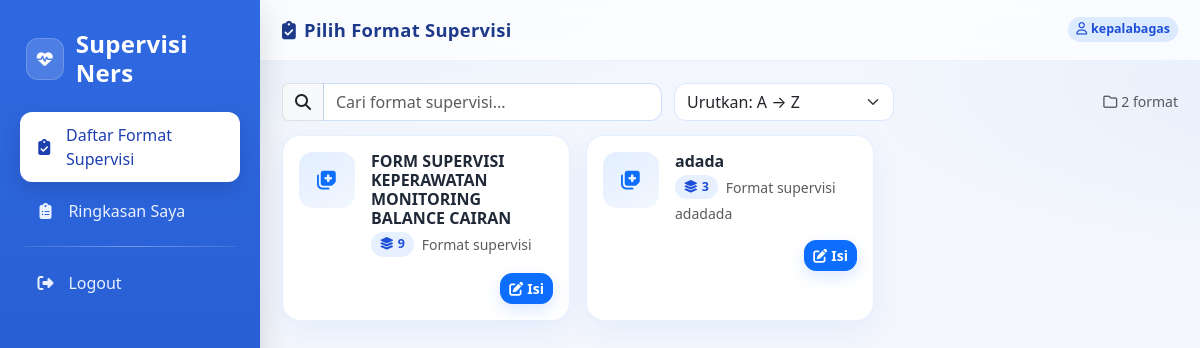
/formats/ (signed in), run on an earlier commit of the app's database.
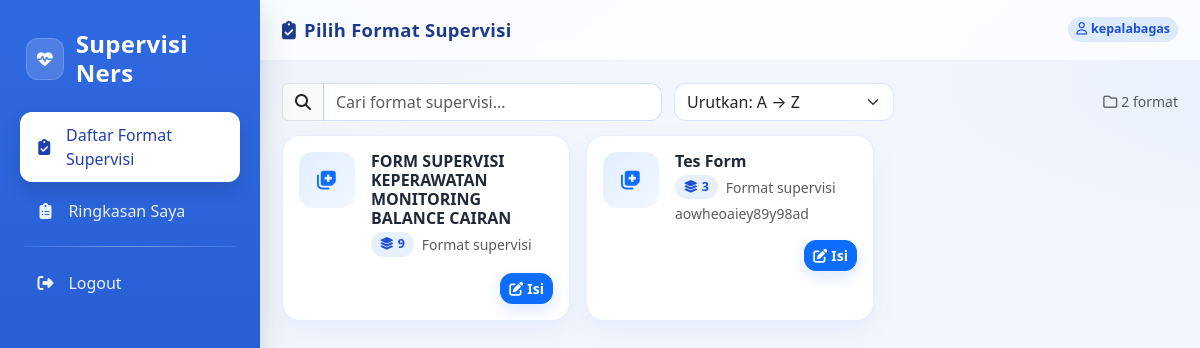
And on a later commit of the database.
### supervisi/models.py (models this page shows, shortened)
class FormatSupervisi(models.Model):
    nama = models.CharField(max_length=255)
    deskripsi = models.TextField(blank=True, null=True)
    def jumlah_aspek(self):
        return sum(item.aspek.count() for item in self.items.all())

class ItemFormat(models.Model):
    format_supervisi = models.ForeignKey(FormatSupervisi, on_delete=models.CASCADE, related_name='items')
    pertanyaan = models.TextField()
    bobot = models.FloatField(default=1)

### supervisi/views.py (the view)
# urls.py: path('formats/', views.daftar_format_supervisi, name='daftar_format_supervisi'),
@login_required
def daftar_format_supervisi(request):
    formats = FormatSupervisi.objects.all()
    return render(request, "supervisi/format_list.html", {"formats": formats})

### templates/supervisi/format_list.html (shortened to what this page needs)
{% extends 'base.html' %}
{% block pagetitle %}
  <i class="fa-solid fa-clipboard-check me-2"></i>Pilih Format Supervisi
{% endblock %}
{% block content %}
  {% if formats %}
    <div class="toolbar">
      <div class="input-group" style="max-width:380px;">
        <span class="input-group-text"><i class="fa-solid fa-magnifying-glass"></i></span>
        <input id="searchBox" type="text" class="form-control" placeholder="Cari format supervisi..." />
      </div>
      <select id="sortSelect" class="form-select" style="max-width:220px;">
        <option value="az" selected>Urutkan: A → Z</option>
      </select>
      <span class="ms-auto text-muted small"><i class="fa-regular fa-folder me-1"></i>{{ formats|length }} format</span>
    </div>
    <div id="formatGrid" class="row g-3">
      {% for f in formats %}
        <div class="col-12 col-sm-6 col-lg-4 format-item" data-name="{{ f.nama|lower }}">
          <div class="format-card p-3 d-flex flex-column">
            <div class="d-flex align-items-start gap-3">
              <div class="format-icon">
                <i class="fa-solid fa-notes-medical fa-lg"></i>
              </div>
              <div class="flex-grow-1">
                <h6 class="format-title" title="{{ f.nama }}">{{ f.nama }}</h6>
                <div class="d-flex align-items-center gap-2 flex-wrap">
                  <span class="chip" title="Perkiraan jumlah aspek"><i class="fa-solid fa-layer-group me-1"></i>{{ f.jumlah_aspek }}</span>
                  <span class="text-muted small">Format supervisi</span>
                </div>
                {% if f.deskripsi %}
                  <div class="text-muted small mt-1">{{ f.deskripsi|truncatechars:90 }}</div>
                {% endif %}
              </div>
            </div>
            <div class="mt-3 d-flex gap-2 justify-content-end">
              <a href="{% url 'isi_supervisi' f.id %}" class="btn btn-primary btn-sm btn-soft"><i class="fa-solid fa-pen-to-square me-1"></i>Isi</a>
            </div>
          </div>
        </div>
      {% endfor %}
    </div>
  {% endif %}
{% endblock %}

### templates/base.html (shortened to what this page needs)
{% load static %}
<!DOCTYPE html>
<html lang="id">
  <head>
    <link href="https://cdn.jsdelivr.net/npm/bootstrap@5.3.2/dist/css/bootstrap.min.css" rel="stylesheet" />
    <link href="https://cdnjs.cloudflare.com/ajax/libs/font-awesome/6.5.0/css/all.min.css" rel="stylesheet" />
  </head>
  <body>
    <aside class="sidebar">
      <div class="brand">
        <div class="brand-badge">
          <i class="fa-solid fa-heart-pulse"></i>
        </div>
        <h4>Supervisi Ners</h4>
      </div>
      {% with current=request.resolver_match.url_name %}
        <nav class="nav-section">
          {% if user.is_authenticated %}
            {% if user.is_staff %}
              <a class="side-link {% if current == 'admin_dashboard' %}active{% endif %}" href="{% url 'admin_dashboard' %}"><i class="fa-solid fa-gauge"></i> Dashboard</a>
              <a class="side-link {% if current == 'daftar_supervisi' %}active{% endif %}" href="{% url 'daftar_supervisi' %}"><i class="fa-solid fa-list-check"></i> Daftar Supervisi</a>
              <a class="side-link {% if current == 'kelola_format' %}active{% endif %}" href="{% url 'kelola_format' %}"><i class="fa-solid fa-clipboard-list"></i> Kelola Format</a>
              <a class="side-link {% if current == 'kelola_akun' %}active{% endif %}" href="{% url 'kelola_akun' %}"><i class="fa-solid fa-user-gear"></i> Kelola Akun</a>
            {% else %}
              <a class="side-link {% if current == 'daftar_format_supervisi' %}active{% endif %}" href="{% url 'daftar_format_supervisi' %}"><i class="fa-solid fa-clipboard-check"></i> Daftar Format Supervisi</a>
              <a class="side-link {% if current == 'ringkasan_saya' %}active{% endif %}" href="{% url 'ringkasan_saya' %}"><i class="fa-solid fa-clipboard-list"></i><span>Ringkasan Saya</span></a>
            {% endif %}
            <div class="divider"></div>
            <a class="side-link" href="{% url 'logout' %}"><i class="fa-solid fa-right-from-bracket"></i> Logout</a>
          {% else %}
            <a class="side-link {% if current == 'login' %}active{% endif %}" href="{% url 'login' %}"><i class="fa-solid fa-right-to-bracket"></i> Login</a>
          {% endif %}
        </nav>
      {% endwith %}
    </aside>
    <section class="main">
      <div class="topbar">
        <div class="top-title">
          {% block pagetitle %}
          {% endblock %}
        </div>
        <div class="d-flex align-items-center gap-2">
          {% if user.is_authenticated %}
            <span class="tag"><i class="fa-regular fa-user me-1"></i>{{ user.username }}</span>
          {% endif %}
        </div>
      </div>
      <div class="page">
        {% block content %}
        {% endblock %}
      </div>
    </section>
  </body>
</html>

### templates/base.html (style rules this page uses)
:root { --blue-1: #1e5ad6; --blue-2: #0d6efd; --blue-3: #0b5ed7; --bg: #f3f6fc; --card: #ffffff; --text: #1f2937; --muted: #6b7280; --radius: 18px; }
html, body { height: 100%; }
body { min-height: 100vh; display: flex; margin: 0; background: var(--bg); font-family: system-ui, -apple-system, 'Segoe UI', Roboto, 'Helvetica Neue', Arial, sans-serif; color: var(--text); }
.sidebar { position: fixed; left: 0; top: 0; bottom: 0; width: 260px; min-width: 260px; height: 100vh; overflow-y: auto; background: linear-gradient(180deg, #2f69e1 0%, #2152c4 100%); color: #fff; padding: 20px 16px; box-shadow: 0 10px 30px rgba(0, 0, 0, 0.15); z-index: 1000; }
.brand { display: flex; align-items: center; gap: 0.75rem; padding: 10px 10px 16px; }
.brand-badge { width: 42px; height: 42px; border-radius: 12px; background: rgba(255, 255, 255, 0.15); display: flex; align-items: center; justify-content: center; box-shadow: inset 0 0 0 1px rgba(255, 255, 255, 0.18); }
.brand h4 { margin: 0; font-weight: 800; letter-spacing: 0.3px; }
.nav-section { margin-top: 0.5rem; }
.side-link { color: #eaf1ff; text-decoration: none; display: flex; align-items: center; gap: 0.75rem; padding: 0.7rem 0.9rem; margin: 6px 4px; border-radius: 12px; transition: all 0.18s ease; }
.side-link i { width: 22px; text-align: center; }
.side-link.active { background: #fff; color: #1e40af; box-shadow: 0 8px 20px rgba(0, 0, 0, 0.12); }
.sidebar .divider { height: 1px; background: linear-gradient(90deg, rgba(255, 255, 255, 0.1), rgba(255, 255, 255, 0.35), rgba(255, 255, 255, 0.1)); margin: 12px 8px; }
.main { margin-left: 260px; flex: 1; display: flex; flex-direction: column; min-width: 0; background: radial-gradient(1200px 400px at -20% -10%, rgba(13, 110, 253, 0.07), transparent 60%), radial-gradient(900px 300px at 120% 10%, rgba(13, 110, 253, 0.06), transparent 60%), var(--bg); }
.topbar { display: flex; align-items: center; justify-content: space-between; padding: 16px 22px; position: sticky; top: 0; z-index: 5; background: rgba(255, 255, 255, 0.75); backdrop-filter: saturate(180%) blur(10px); border-bottom: 1px solid rgba(13, 110, 253, 0.08); }
.top-title { font-size: 1.15rem; font-weight: 800; letter-spacing: 0.3px; color: #1e3a8a; }
.page { padding: 22px; width: 100%; }
.tag { font-size: 0.78rem; padding: 0.2rem 0.5rem; border-radius: 999px; background: rgba(13, 110, 253, 0.12); color: #1d4ed8; font-weight: 700; }

### templates/supervisi/format_list.html (style rules this page uses)
.toolbar { display: flex; gap: 0.75rem; flex-wrap: wrap; align-items: center; margin-bottom: 14px; }
.toolbar .form-control, .toolbar .form-select { border-radius: 12px; border: 1px solid rgba(13, 110, 253, 0.15); }
.format-card { background: #fff; border: 1px solid rgba(13, 110, 253, 0.1); border-radius: 18px; box-shadow: 0 10px 28px rgba(13, 110, 253, 0.06); transition: transform 0.15s ease, box-shadow 0.2s ease, border-color 0.2s ease; height: 100%; }
.format-icon { width: 56px; height: 56px; border-radius: 14px; background: linear-gradient(145deg, rgba(13, 110, 253, 0.12), rgba(13, 110, 253, 0.05)); color: #0d6efd; flex: 0 0 56px; display: flex; align-items: center; justify-content: center; }
.chip { background: rgba(13, 110, 253, 0.1); color: #1d4ed8; border-radius: 999px; font-weight: 700; font-size: 0.78rem; padding: 0.18rem 0.55rem; }
.btn-soft { border-radius: 12px; font-weight: 700; box-shadow: 0 6px 16px rgba(13, 110, 253, 0.15); }
.format-card .flex-grow-1 { min-width: 0; }
.format-title { font-weight: 700; margin-bottom: 0.25rem; white-space: normal; overflow: visible; word-break: break-word; overflow-wrap: anywhere; }

What changed in the data, as far as the page shows it:
removed FormatSupervisi: nama "adada", jumlah_aspek "3", deskripsi "adadada"
added FormatSupervisi: nama "Tes Form", jumlah_aspek "3", deskripsi "aowheoaiey89y98ad"
